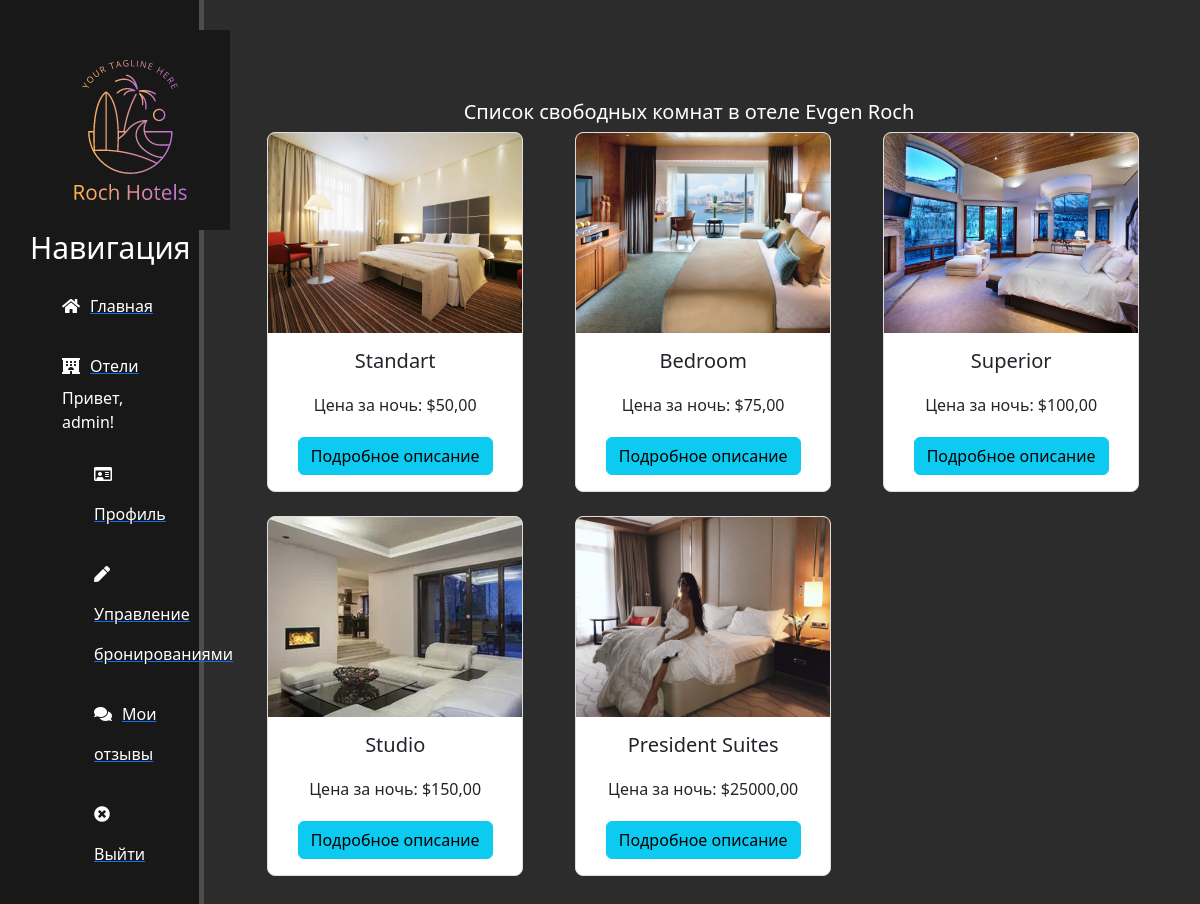
/hotels/1/rooms/ (signed in), run on the app's committed database.
### main/models.py (models this page shows, shortened)
class User(AbstractUser, PermissionsMixin):
    first_name = models.CharField(max_length=50, blank=True)
    last_name = models.CharField(max_length=50, blank=True)
    email = models.EmailField()
    is_active = models.BooleanField(default=True)
    is_staff = models.BooleanField(default=False)
    is_superuser = models.BooleanField(default=False)
    phone_number = models.CharField(max_length=11, blank=True, null=True)

class Hotel(models.Model):
    name = models.CharField(max_length=50)
    location = models.CharField(max_length=250)
    description = models.TextField()
    photos = models.ImageField(upload_to='hotel_images/', blank=False, null=False)
    rating = models.DecimalField(max_digits=3, decimal_places=2, default=0.0)
    created_at = models.DateTimeField(auto_now_add=True)
    updated_at = models.DateTimeField(auto_now=True)
    deleted_at = models.DateTimeField(null=True, blank=True)
    deleted = models.BooleanField(default=False)
    room_count = models.PositiveIntegerField(default=0)
    phone_number = models.CharField(max_length=15, blank=True, null=True)
    email = models.EmailField(blank=True, null=True)
    address = models.CharField(max_length=250, blank=True, null=True)

class Room(models.Model):
    ROOM_TYPES = [
        ('Standart', 'Standart'),
        ('Bedroom', 'Bedroom'),
        ('Superior', 'Superior'),
        ('Studio', 'Studio'),
        ('Family Room', 'Family Room'),
        ('Family Studio', 'Family Studio'),
        ('Suite', 'Suite'),
        ('Junior Suite', 'Junior Suite'),
        ('De Luxe', 'De Luxe'),
        ('Executive Suite', 'Executive Suite'),
        ('Business Room', 'Business Room'),
        ('Connected Room', 'Connected Room'),
        ('Duplex', 'Duplex'),
        ('Apartment', 'Apartment'),
        ('King Suites', 'King Suites'),
        ('President Suites', 'President Suites'),
    ]
    hotel = models.ForeignKey(Hotel, on_delete=models.CASCADE)
    room_type = models.CharField(max_length=20, choices=ROOM_TYPES)
    photos = models.ImageField(upload_to='room_images/', blank=False, null=False)
    price_per_night = models.DecimalField(max_digits=10, decimal_places=2)
    available = models.BooleanField(default=True)
    created_at = models.DateTimeField(auto_now_add=True)
    updated_at = models.DateTimeField(auto_now=True)
    deleted_at = models.DateTimeField(null=True, blank=True)
    deleted = models.BooleanField(default=False)

### main/views.py (the view)
# urls.py: path('hotels/<int:pk>/rooms/', views.RoomListView.as_view(), name='room-list'),
class RoomListView(DetailView):
    model = Room
    template_name = 'main/room_list.html'
    def get_context_data(self, **kwargs):
        context = super().get_context_data(**kwargs)
        hotel_id = self.kwargs['pk']
        context['rooms'] = Room.objects.filter(hotel_id=hotel_id)
        context['hotel'] = Hotel.objects.get(id=hotel_id)
        return context

### main/templates/main/room_list.html (shortened to what this page needs)
{% extends 'main/layout.html' %}
{% block content %}
    <div class="features">
        <h1>Список свободных комнат в отеле {{ hotel.name }}</h1>
        <div class="row">
            {% if rooms %}
                {% for room in rooms %}
                    <div class="col-md-4 mb-4">
                        <div class="card">
                            <img src="{{ room.photos.url }}" class="card-img-top" alt="{{ room.room_type }}">
                            <div class="card-body">
                                <h5 class="card-title">{{ room.room_type }}</h5>
                                <p class="card-text">Цена за ночь: ${{ room.price_per_night }}</p>
                                <a href="{% url 'room-detail' pk=room.hotel.pk room_id=room.pk %}" class="btn btn-info">Подробное описание</a>
                            </div>
                        </div>
                    </div>
                {% endfor %}
            {% else %}
                <p>К сожалению, нет свободных комнат</p>
            {% endif %}
        </div>
    </div>
{% endblock %}

### main/templates/main/layout.html (shortened to what this page needs)
{% load static %}
<!doctype html>
<html lang="ru">
<head>
    <link rel="stylesheet" href="https://cdn.jsdelivr.net/npm/bootstrap@5.3.2/dist/css/bootstrap.min.css">
    <link rel="stylesheet" href="{% static 'main/css/main.css' %}">
    <link rel="stylesheet" href="https://use.fontawesome.com/releases/v5.8.2/css/all.css">
</head>
<body>
    <aside>
    <img src="{% static 'main/img/LogoHotelBlack.png' %}" alt="Логотип">
    <h3>Навигация</h3>
    <ul>
        <a href="{% url 'home' %}"><li><i class="fas fa-home"></i>Главная</li></a>
        <a href="{% url 'hotels' %}"><li><i class="fas fa-hotel" style="color: #ffffff;"></i>Отели</li></a>
        {% if user.is_authenticated %}
            <p>Привет, {{ user.username }}!</p>
            <ul>
                <a href="{% url 'profile' %}"><li><i class="far fa-id-card"></i>Профиль</li></a>
                <a href="{% url 'manage-bookings' %}"><li><i class="fas fa-pen"></i>Управление бронированиями</li></a>
                <a href="{% url 'view-reviews' pk=request.user.pk %}"><li><i class="fas fa-comments"></i>Мои отзывы</li></a>
                <a href="{% url 'logout' %}"><li><i class="fas fa-times-circle"></i>Выйти</li></a>
            </ul>
        {% else %}
            <a href="{% url 'login' %}"><li><i class="fas fa-user"></i>Войти</li></a>
            <a href="{% url 'register' %}"><li><i class="fas fa-id-card"></i>Зарегистрироваться</li></a>
        {% endif %}
    </ul>
</aside>
    <main>
        {% block content %}
        {% endblock %}
    </main>
</body>
</html>

### main/static/main/css/main.css (style rules this page uses)
body { background: #2c2c2c; }
aside { margin-right: 35px; float: left; background: #181818; width: 17%; padding: 2.5%; min-height: 100vh; color: #fff; border-right: 5px solid #4d4d4d; }
aside img { width: 200px; float: left; }
aside h3 { margin-top: 50px; font-size: 30px; }
aside ul { list-style: none }
aside ul li { color: white; display: block; margin-top: 20px; transition: all .6s ease; line-height: 40px; }
aside ul li i { margin-right: 10px; }
main .features { float: left; color: white; margin-top: 100px; text-align: center; width: 75%; }
main .features h1 { font-size: 20px }
main .features p { max-width: 400px; margin: 20px auto }
.card { margin-left: 10%; border: 1px solid #ddd; border-radius: 8px; overflow: hidden; }
.card-img-top { width: 100%; height: 200px; object-fit: cover; }

### data on the page
User: username "admin"
Hotel: name "Evgen Roch"
Room: photos (picture), room_type "Standart", price_per_night "50,00"
Room: photos (picture), room_type "Bedroom", price_per_night "75,00"
Room: photos (picture), room_type "Superior", price_per_night "100,00"
Room: photos (picture), room_type "Studio", price_per_night "150,00"
Room: photos (picture), room_type "President Suites", price_per_night "25000,00"
